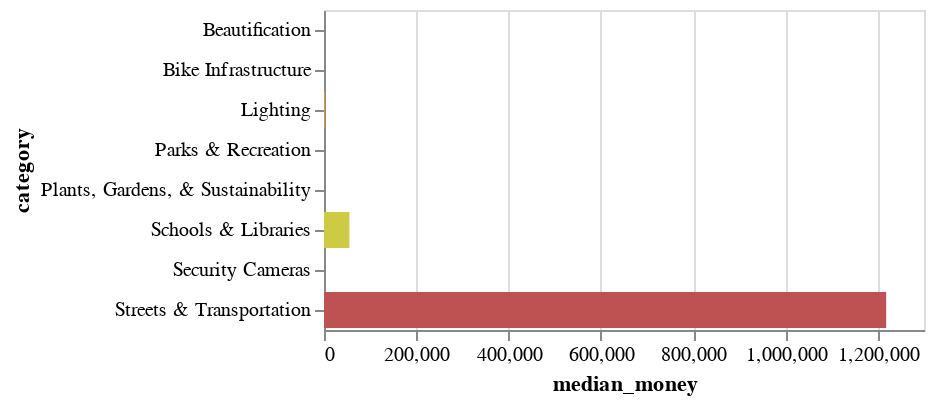

Write notebook code for a chart like this one.
### Code cell
alt.Chart(med_cost_cat).mark_bar().encode(
    y='category',
    x='median_money',
    color=alt.Color('color').scale(None),
    tooltip=['median_money'],
).interactive()

### Figure 1 — Vega-Lite specification as saved in the notebook (floating-point values rounded to 4 significant figures)
{"config": {"view": {"continuousWidth": 300, "continuousHeight": 300}}, "data": {"name": "data-84185f2550e7d14dca1d50bd437ccded"}, "mark": {"type": "bar"}, "encoding": {"color": {"field": "color", "scale": null, "type": "nominal"}, "tooltip": [{"field": "median_money", "type": "quantitative"}], "x": {"field": "median_money", "type": "quantitative"}, "y": {"field": "category", "type": "nominal"}}, "params": [{"name": "param_16", "select": {"type": "interval", "encodings": ["x", "y"]}, "bind": "scales"}], "$schema": "https://vega.github.io/schema/vega-lite/v5.20.1.json", "datasets": {"data-84185f2550e7d14dca1d50bd437ccded": [{"category": "Beautification", "color": "#8B648B", "median_money": 0.0}, {"category": "Bike Infrastructure", "color": "#F8C8F1", "median_money": 0.0}, {"category": "Lighting", "color": "#E89545", "median_money": 2000.0}, {"category": "Parks & Recreation", "color": "#5DB7B7", "median_money": 0.0}, {"category": "Plants, Gardens, & Sustainability", "color": "#82B65B", "median_money": 0.0}, {"category": "Schools & Libraries", "color": "#cdcb44", "median_money": 55000.0}, {"category": "Security Cameras", "color": "#294896", "median_money": 0.0}, {"category": "Streets & Transportation", "color": "#BE5151", "median_money": 1218000.0}]}}
